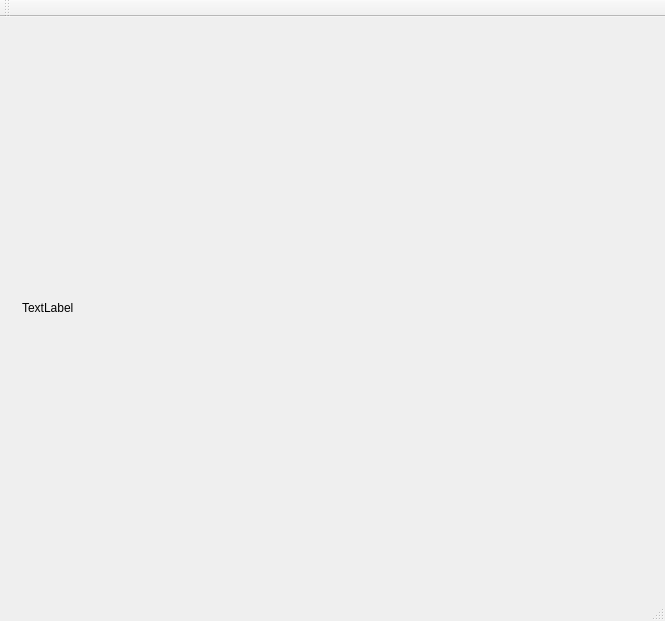
<?xml version="1.0" encoding="UTF-8"?>
<ui version="4.0">
 <class>MainWindow</class>
 <widget class="QMainWindow" name="MainWindow">
  <property name="geometry">
   <rect>
    <x>0</x>
    <y>0</y>
    <width>665</width>
    <height>621</height>
   </rect>
  </property>
  <property name="windowTitle">
   <string>MainWindow</string>
  </property>
  <widget class="QWidget" name="centralWidget">
   <layout class="QGridLayout" name="gridLayout">
    <item row="0" column="0">
     <widget class="QWidget" name="widget" native="true">
      <layout class="QGridLayout" name="gridLayout_2">
       <item row="0" column="0">
        <widget class="QLabel" name="label">
         <property name="text">
          <string>TextLabel</string>
         </property>
        </widget>
       </item>
      </layout>
     </widget>
    </item>
   </layout>
  </widget>
  <widget class="QMenuBar" name="menuBar">
   <property name="geometry">
    <rect>
     <x>0</x>
     <y>0</y>
     <width>665</width>
     <height>26</height>
    </rect>
   </property>
  </widget>
  <widget class="QToolBar" name="mainToolBar">
   <attribute name="toolBarArea">
    <enum>TopToolBarArea</enum>
   </attribute>
   <attribute name="toolBarBreak">
    <bool>false</bool>
   </attribute>
  </widget>
  <widget class="QStatusBar" name="statusBar"/>
 </widget>
 <layoutdefault spacing="6" margin="11"/>
 <resources/>
 <connections/>
</ui>
